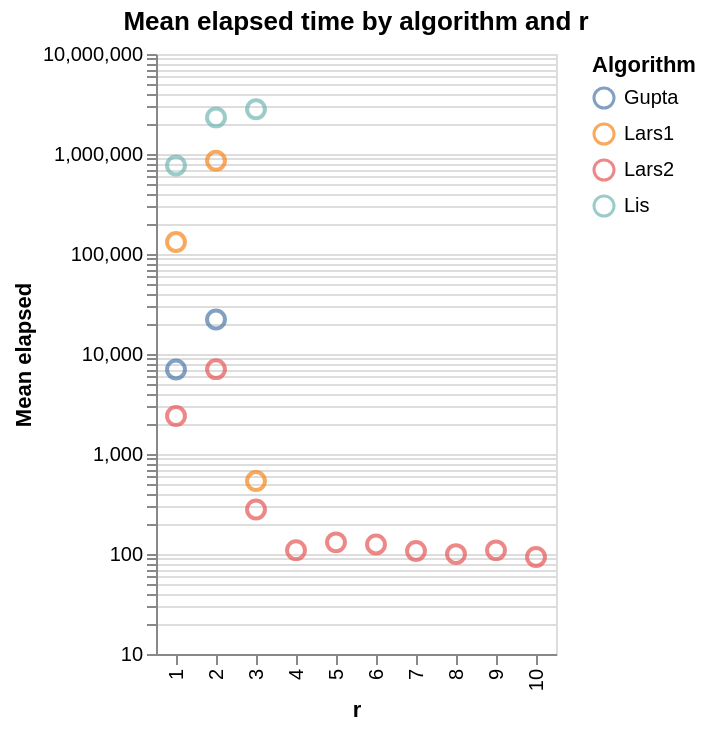
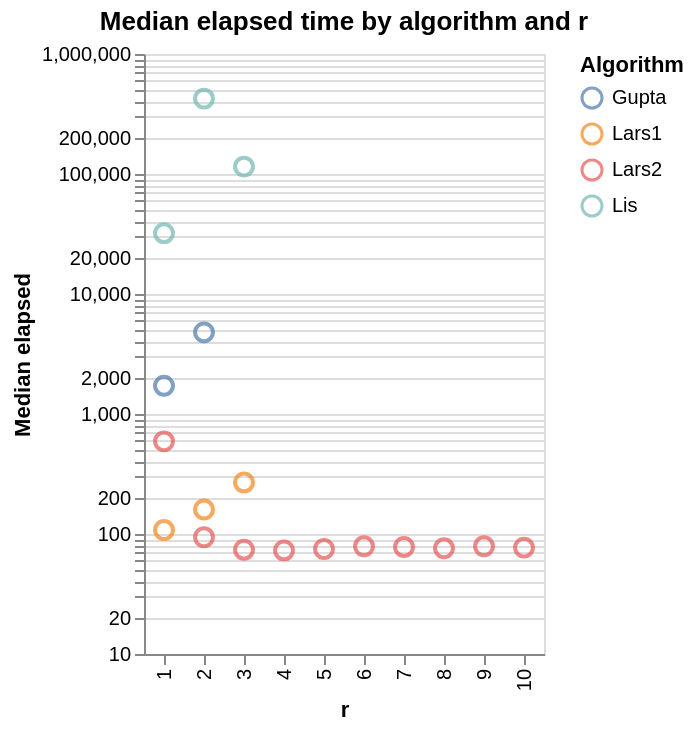

The cell these charts' notebook holds for them, in order:
### Code cell
median_chart = alt.Chart(stats).mark_point(size=80).encode(
    x=alt.X("r:O", title="r"),
    y=alt.Y(
        "median:Q",
        title="Median elapsed",
        scale=alt.Scale(type="log")
    ),
    color=alt.Color("algorithm:N", title="Algorithm"),
    tooltip=[
        "algorithm",
        "r",
        "count",
        "mean",
        "median",
        "std",
        "min",
        "max"
    ]
).properties(title="Median elapsed time by algorithm and r")


mean_chart = alt.Chart(stats).mark_point(size=80).encode(
    x=alt.X("r:O", title="r"),
    y=alt.Y(
        "mean:Q",
        title="Mean elapsed",
        scale=alt.Scale(type="log")
    ),
    color=alt.Color("algorithm:N", title="Algorithm"),
    tooltip=[
        "algorithm",
        "r",
        "count",
        "mean",
        "median",
        "std",
        "min",
        "max"
    ]
).properties(title="Mean elapsed time by algorithm and r")

display(mean_chart)
display(median_chart)

### Figure 1 — Vega-Lite specification as saved in the notebook (floating-point values rounded to 4 significant figures)
{"config": {"view": {"continuousWidth": 300, "continuousHeight": 300}}, "data": {"name": "data-db17f0dbffb4bea26d2d12ae160cfd31"}, "mark": {"type": "point", "size": 80}, "encoding": {"color": {"field": "algorithm", "title": "Algorithm", "type": "nominal"}, "tooltip": [{"field": "algorithm", "type": "nominal"}, {"field": "r", "type": "quantitative"}, {"field": "count", "type": "quantitative"}, {"field": "mean", "type": "quantitative"}, {"field": "median", "type": "quantitative"}, {"field": "std", "type": "quantitative"}, {"field": "min", "type": "quantitative"}, {"field": "max", "type": "quantitative"}], "x": {"field": "r", "title": "r", "type": "ordinal"}, "y": {"field": "mean", "scale": {"type": "log"}, "title": "Mean elapsed", "type": "quantitative"}}, "title": "Mean elapsed time by algorithm and r", "$schema": "https://vega.github.io/schema/vega-lite/v6.1.0.json", "datasets": {"data-db17f0dbffb4bea26d2d12ae160cfd31": [{"algorithm": "Gupta", "r": 1, "count": 713, "mean": 7005.0, "median": 1719.0, "std": 21620.0, "min": 67.0, "max": 318100.0}, {"algorithm": "Gupta", "r": 2, "count": 123, "mean": 22140.0, "median": 4789.0, "std": 67890.0, "min": 233.0, "max": 492100.0}, {"algorithm": "Lars1", "r": 1, "count": 265, "mean": 131700.0, "median": 108.0, "std": 950100.0, "min": 24.0, "max": 11430000.0}, {"algorithm": "Lars1", "r": 2, "count": 134, "mean": 855100.0, "median": 160.0, "std": 3021000.0, "min": 34.0, "max": 17330000.0}, {"algorithm": "Lars1", "r": 3, "count": 70, "mean": 536.5, "median": 269.0, "std": 739.0, "min": 39.0, "max": 3779.0}, {"algorithm": "Lars2", "r": 1, "count": 792, "mean": 2397.0, "median": 592.0, "std": 6785.0, "min": 26.0, "max": 95530.0}, {"algorithm": "Lars2", "r": 2, "count": 298, "mean": 7051.0, "median": 94.0, "std": 48140.0, "min": 52.0, "max": 697100.0}, {"algorithm": "Lars2", "r": 3, "count": 220, "mean": 278.5, "median": 74.0, "std": 957.9, "min": 49.0, "max": 6522.0}, {"algorithm": "Lars2", "r": 4, "count": 204, "mean": 109.0, "median": 73.0, "std": 173.3, "min": 48.0, "max": 1324.0}, {"algorithm": "Lars2", "r": 5, "count": 221, "mean": 130.8, "median": 75.0, "std": 347.0, "min": 47.0, "max": 4560.0}, {"algorithm": "Lars2", "r": 6, "count": 221, "mean": 124.6, "median": 79.0, "std": 221.0, "min": 52.0, "max": 2033.0}, {"algorithm": "Lars2", "r": 7, "count": 221, "mean": 107.3, "median": 78.0, "std": 144.0, "min": 53.0, "max": 1623.0}, {"algorithm": "Lars2", "r": 8, "count": 221, "mean": 99.75, "median": 76.0, "std": 135.6, "min": 33.0, "max": 1263.0}, {"algorithm": "Lars2", "r": 9, "count": 221, "mean": 108.8, "median": 79.0, "std": 164.7, "min": 54.0, "max": 1564.0}, {"algorithm": "Lars2", "r": 10, "count": 221, "mean": 93.46, "median": 77.0, "std": 95.35, "min": 54.0, "max": 939.0}, {"algorithm": "Lis", "r": 1, "count": 625, "mean": 768000.0, "median": 32130.0, "std": 2205000.0, "min": 47.0, "max": 16870000.0}, {"algorithm": "Lis", "r": 2, "count": 194, "mean": 2323000.0, "median": 424900.0, "std": 3692000.0, "min": 122.0, "max": 17230000.0}, {"algorithm": "Lis", "r": 3, "count": 42, "mean": 2800000.0, "median": 115300.0, "std": 4952000.0, "min": 4210.0, "max": 17410000.0}]}}

### Figure 2 — Vega-Lite specification as saved in the notebook (floating-point values rounded to 4 significant figures)
{"config": {"view": {"continuousWidth": 300, "continuousHeight": 300}}, "data": {"name": "data-db17f0dbffb4bea26d2d12ae160cfd31"}, "mark": {"type": "point", "size": 80}, "encoding": {"color": {"field": "algorithm", "title": "Algorithm", "type": "nominal"}, "tooltip": [{"field": "algorithm", "type": "nominal"}, {"field": "r", "type": "quantitative"}, {"field": "count", "type": "quantitative"}, {"field": "mean", "type": "quantitative"}, {"field": "median", "type": "quantitative"}, {"field": "std", "type": "quantitative"}, {"field": "min", "type": "quantitative"}, {"field": "max", "type": "quantitative"}], "x": {"field": "r", "title": "r", "type": "ordinal"}, "y": {"field": "median", "scale": {"type": "log"}, "title": "Median elapsed", "type": "quantitative"}}, "title": "Median elapsed time by algorithm and r", "$schema": "https://vega.github.io/schema/vega-lite/v6.1.0.json", "datasets": {"data-db17f0dbffb4bea26d2d12ae160cfd31": [{"algorithm": "Gupta", "r": 1, "count": 713, "mean": 7005.0, "median": 1719.0, "std": 21620.0, "min": 67.0, "max": 318100.0}, {"algorithm": "Gupta", "r": 2, "count": 123, "mean": 22140.0, "median": 4789.0, "std": 67890.0, "min": 233.0, "max": 492100.0}, {"algorithm": "Lars1", "r": 1, "count": 265, "mean": 131700.0, "median": 108.0, "std": 950100.0, "min": 24.0, "max": 11430000.0}, {"algorithm": "Lars1", "r": 2, "count": 134, "mean": 855100.0, "median": 160.0, "std": 3021000.0, "min": 34.0, "max": 17330000.0}, {"algorithm": "Lars1", "r": 3, "count": 70, "mean": 536.5, "median": 269.0, "std": 739.0, "min": 39.0, "max": 3779.0}, {"algorithm": "Lars2", "r": 1, "count": 792, "mean": 2397.0, "median": 592.0, "std": 6785.0, "min": 26.0, "max": 95530.0}, {"algorithm": "Lars2", "r": 2, "count": 298, "mean": 7051.0, "median": 94.0, "std": 48140.0, "min": 52.0, "max": 697100.0}, {"algorithm": "Lars2", "r": 3, "count": 220, "mean": 278.5, "median": 74.0, "std": 957.9, "min": 49.0, "max": 6522.0}, {"algorithm": "Lars2", "r": 4, "count": 204, "mean": 109.0, "median": 73.0, "std": 173.3, "min": 48.0, "max": 1324.0}, {"algorithm": "Lars2", "r": 5, "count": 221, "mean": 130.8, "median": 75.0, "std": 347.0, "min": 47.0, "max": 4560.0}, {"algorithm": "Lars2", "r": 6, "count": 221, "mean": 124.6, "median": 79.0, "std": 221.0, "min": 52.0, "max": 2033.0}, {"algorithm": "Lars2", "r": 7, "count": 221, "mean": 107.3, "median": 78.0, "std": 144.0, "min": 53.0, "max": 1623.0}, {"algorithm": "Lars2", "r": 8, "count": 221, "mean": 99.75, "median": 76.0, "std": 135.6, "min": 33.0, "max": 1263.0}, {"algorithm": "Lars2", "r": 9, "count": 221, "mean": 108.8, "median": 79.0, "std": 164.7, "min": 54.0, "max": 1564.0}, {"algorithm": "Lars2", "r": 10, "count": 221, "mean": 93.46, "median": 77.0, "std": 95.35, "min": 54.0, "max": 939.0}, {"algorithm": "Lis", "r": 1, "count": 625, "mean": 768000.0, "median": 32130.0, "std": 2205000.0, "min": 47.0, "max": 16870000.0}, {"algorithm": "Lis", "r": 2, "count": 194, "mean": 2323000.0, "median": 424900.0, "std": 3692000.0, "min": 122.0, "max": 17230000.0}, {"algorithm": "Lis", "r": 3, "count": 42, "mean": 2800000.0, "median": 115300.0, "std": 4952000.0, "min": 4210.0, "max": 17410000.0}]}}
